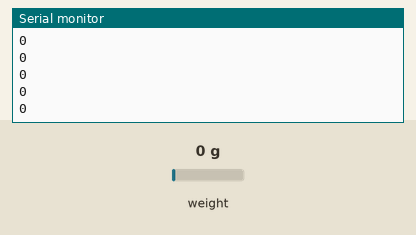
This sketch was run on a simulated Arduino Uno, built with avr-gcc and run on an emulated ATmega328P. Parts: the last lines printed to the serial monitor. The inputs (shaded band) are chosen by the test bench; at power-on: weight on the scale 0 g.

Above: at 1.2 s.
1.3 s: weight on the scale set to 100 g
At 1.31 s:
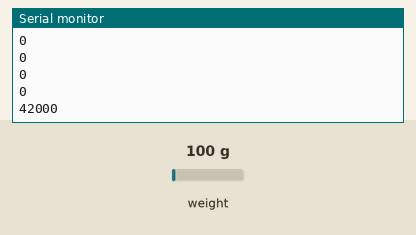
2.8 s: weight on the scale set to 1250 g
At 2.81 s:
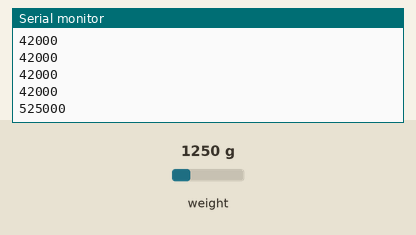
Timing chart, 0 to 5.8 s (numbered marks = the images above; inputs shaded):
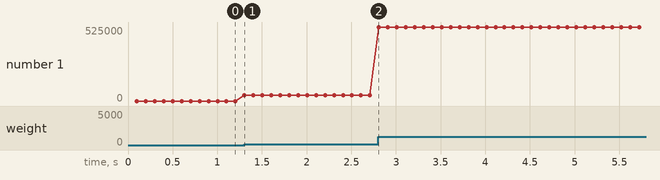

Measured:
- after the input at 1.3 s, the serial monitor: prints a new line at once (image 1)
- after the input at 2.8 s, the serial monitor: prints a new line at once (image 2)
- plotted number 1: 0 → 42000 after the input at 1.3 s, 42000 → 525000 after the input at 2.8 s

The sketch:

Loadcellcal.ino
```cpp
#include <HX711.h>
HX711 loadCell;


void setup() {
  // put your setup code here, to run once:
  Serial.begin(115200);
  loadCell.begin(13, 12);

}

void loop() {
  // put your main code here, to run repeatedly:
  Serial.println(loadCell.read());
}
```
